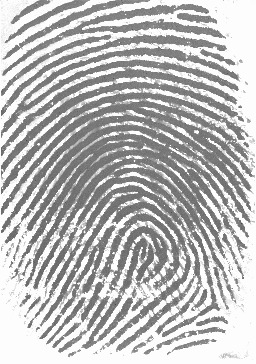
#> input picture input.jpg, 256 x 364 px
$ python draw.py
#> lines starting #> are read from the running program, lines starting #| are printed output that depends on the picture; after the words box and inside, x2 and y2 are one past the last pixel; in counts of white or black regions, pixels touching at a corner belong together
########## INFORMATIONS ####################################
#Author:     Sherlon Almeida da Silva                      #
#University: University of Sao Paulo                       #
#Country:    Brazil                                        #
#Created:    06/18/2019                                    #
############################################################

###### Useful Libraries ####################################
import matplotlib.pyplot as plt                            #
import numpy as np                                         #
import imageio                                             #
import sys                                                 #
############################################################

"""Classe que define a figura e desenha as linhas para reducao de ruido ou realce de bordas"""
class Draw:
    """Funcao inicial da classe Draw"""
    def __init__(self, img):
        self.size = 8       #Tamanho do quadrado (2*size) em X e (2*size) em Y
        self.radius = 3     #Tamanho do Raio do circulo que sera pintado
        self.points = []    #Pontos que formam as linhas desenhadas
        self.img = img      #Variavel para armazenar a imagem
        self.last_img = img #Variavel para armazenar a imagem uma acao antes (Para permitir desfazer acao)
        self.m,self.n = img.shape           #Obtem as dimensoes da imagem

        #Inicializa o Canvas
        self.canvas_update()
        self.cid = self.fig.canvas.mpl_connect('button_press_event', self.get_position)  #Define os eventos de clique
        self.cid = self.fig.canvas.mpl_connect('key_press_event', self.get_key)          #Define os eventos de tecla

    #Atualizar a imagem original e o Canvas
    def canvas_update(self):
        plt.imshow(self.img, cmap="gray")
        self.fig = plt.gcf() # Obtem a figura atual
        self.ax = plt.gca()  # get axis handle
        self.ax.set_title('Draw lines to avoid the Noise\nLine_Size: %d' %(self.radius))
        self.fig.canvas.draw()

    """Funcao para aumentar/reduzir a espessura da linha"""
    """e Funcao para desfazer a ultima acao realizada"""
    # [12 lines left out: function get_key, not called in this run]

    """Funcao para desenhar circulos nos pontos desejados - Auxilia na formacao de linhas mais espessas"""
    # [7 lines left out: function draw_circle, not called in this run]

    """Funcao para obter as coordenadas dos pontos na imagem, para a seguir tracar uma reta"""
    # [33 lines left out: function get_position, not called in this run]

#Leitura e Segmentacao de Imagem
img = imageio.imread("input.jpg")
#> img is the input picture: shape (364, 256); min 67, max 255, mean 186.5
img[np.where(img > 127)] = 255
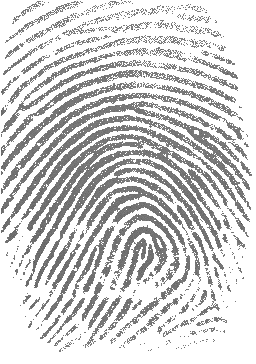
#> img: shape (364, 256); min 67, max 255, mean 210.8
img[np.where(img <= 127)] = 0
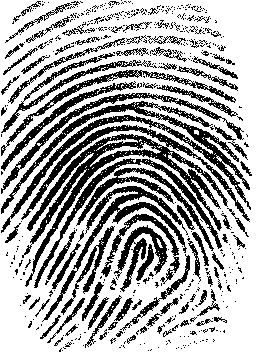
#> img: shape (364, 256); 67.7% white; 463 black regions (367 under 20 px), largest, box (x1, y1, x2, y2) and area: (21, 125, 250, 287) 5612, (1, 101, 251, 233) 3874, (42, 186, 188, 322) 2038
Draw = Draw(img)
plt.show()

#Imagem Final gerada
plt.imshow(Draw.img, cmap="gray")
plt.show()
